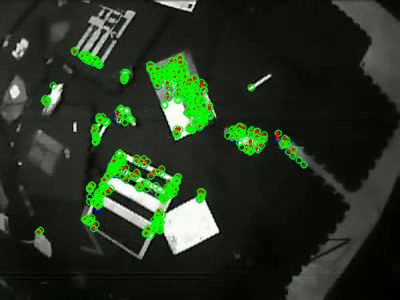
#> input picture frame 9 of Timeline/rand_demo_fin.mp4, 400 x 300 px, given in place of rawEx.mp4, which was not available
$ python save.py
#> lines starting #> are read from the running program, lines starting #| are printed output that depends on the picture
import cv2
import numpy as np
from collections import Counter

MAX_FRAMES = 500         # large numbers will cover the whole video
start_frame = 0
INTERVAL = 15             # frames per inverval
INTERVAL_ADVANCE = 5
duplicate_minimum = 4
MAX_MATCH_DISTANCE = 20  # match threshold

# Create an ORB object and detect keypoints and descriptors in the template
orb = cv2.ORB_create(nfeatures=1000)
# Create a brute-force matcher object
bf = cv2.BFMatcher(cv2.NORM_HAMMING, crossCheck=True)

fourcc = cv2.VideoWriter_fourcc(*'mp4v')
fps = 5
full = cv2.VideoWriter("Timeline\\rand_demo.mp4", fourcc, 20, (400, 300))
final = cv2.VideoWriter("Timeline\\rand_demo_fin.mp4", fourcc, 2, (400, 300))

VIDEO = "GroundFinal3\\rawEx.mp4"
DESCRIPTOR_FILE = "Timeline\\fly_demo3"
# VIDEO = "corner.mp4"
# DESCRIPTOR_FILE = "side_demo"

def extract_keypoints(video):
    # Create a VideoCapture object to read the video file
#> called with video = 'GroundFinal3\\rawEx.mp4'
    cap = cv2.VideoCapture(video)
    # Extract all keypoints and descriptors by frame
    frame_kpt, frame_des = [], []
    video_frames = []
    k = 0
    # Loop through the video frames
    while cap.isOpened() and k < MAX_FRAMES + 1:
        # Read a frame from the video
        ret, frame = cap.read()
#> frame is the input picture: shape (300, 400, 3); mean B, G, R 34.3, 51, 38.2
        # Check if the frame was successfully read
        if not ret: continue
        gray = cv2.cvtColor(frame, cv2.COLOR_BGR2GRAY)
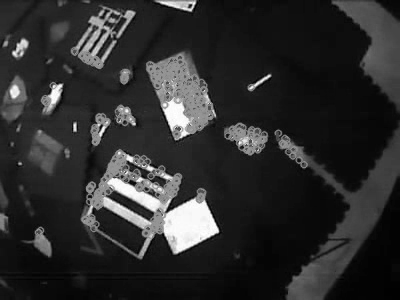
#> gray: shape (300, 400); min 0, max 255, mean 45.4
        kpt, des = orb.detectAndCompute(gray, None)
#> kpt = 951 keypoints; strongest (x, y, size): (217, 230, 37.2), (218, 231, 31), (216, 230, 53.6), (60, 85, 37.2)
        if des is None:
            print("No keypoints/descriptors in frame ", k)
            continue
        print("Frame", k)
        frame_kpt.append(kpt)
        frame_des.append(des)
        video_frames.append(frame)
        k += 1
        # [6 lines of commented-out code are left out]
    cap.release()
    return frame_kpt, frame_des, video_frames


# [121 lines left out: functions save_kpt_des, remove_duplicates, analyze_kpt_des, not called in this run]


if __name__ == "__main__":
    frame_kpt, frame_des, frames = extract_keypoints(VIDEO)
    frames = frames[-(len(frames)-start_frame):]
    frame_kpt = frame_kpt[-(len(frame_kpt)-start_frame):]
    frame_des = frame_des[-(len(frame_des)-start_frame):]
    # for i in range(int(len(frames)/INTERVAL)):
    #     save_kpt_des(frame_kpt[i*INTERVAL], frame_des[i*INTERVAL], "Timeline//fly_demo2_kpt_des//"+ "fly_demo2_kpt_des%d.yml"%(i+1))
    for i in range( int( len(frames)/INTERVAL_ADVANCE) - int(INTERVAL/INTERVAL_ADVANCE)):
        print("Interval", i+1)
        analyze_kpt_des(frames, frame_kpt, frame_des, "Timeline//fly_demo3_kpt_des//"+ "fly_demo3_kpt_des%d.yml"%(i+1), "Timeline//fly_demo3" + "/fly_demo3_%d.mp4"%(i+1))
        frames = frames[-(len(frames)-INTERVAL_ADVANCE):]
        frame_kpt = frame_kpt[-(len(frame_kpt)-INTERVAL_ADVANCE):]
        frame_des = frame_des[-(len(frame_des)-INTERVAL_ADVANCE):]
    full.release()
    final.release()

$ run again, starting later in the video
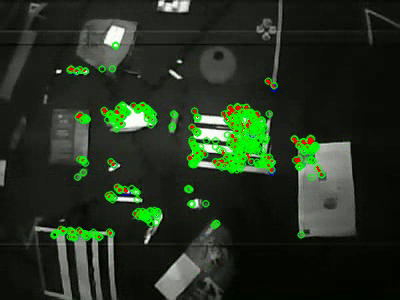
#> input picture frame 43 of Timeline/rand_demo_fin.mp4, 400 x 300 px, given in place of rawEx.mp4, which was not available
#> in extract_keypoints, frame is the input picture: shape (300, 400, 3); mean B, G, R 32.6, 48.6, 36.8
#> in extract_keypoints, `gray = cv2.cvtColor(frame, cv2.COLOR_BGR2GRAY)`:
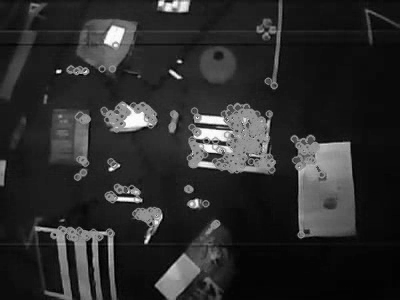
#> gray: shape (300, 400); min 0, max 255, mean 43.3
#> kpt = 951 keypoints; strongest (x, y, size): (57, 71, 31), (58, 71, 37.2), (60, 71, 31), (110, 169, 31)

$ run again, starting later in the video
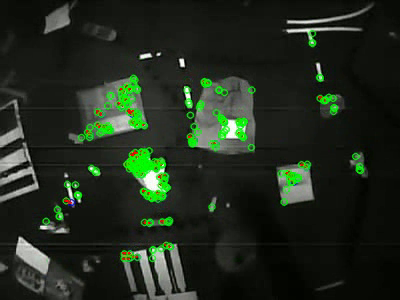
#> input picture frame 77 of Timeline/rand_demo_fin.mp4, 400 x 300 px, given in place of rawEx.mp4, which was not available
#> in extract_keypoints, frame is the input picture: shape (300, 400, 3); mean B, G, R 29.7, 42.7, 33.1
#> in extract_keypoints, `gray = cv2.cvtColor(frame, cv2.COLOR_BGR2GRAY)`:
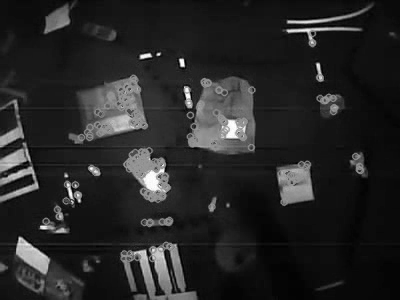
#> gray: shape (300, 400); min 0, max 255, mean 38.5
#> kpt = 911 keypoints; strongest (x, y, size): (181, 65, 31), (183, 65, 31), (180, 60, 31), (182, 65, 37.2)
